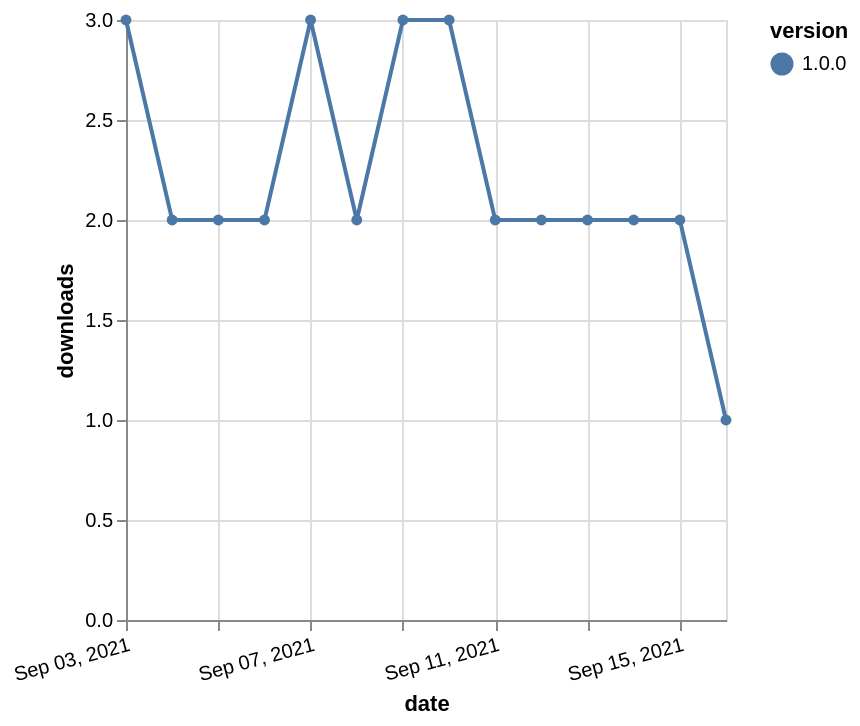

Express this chart as Vega-Lite.
### Vega-Lite specification from a JSON file in a GitHub repository (floating-point values rounded to 4 significant figures)
{"$schema": "https://vega.github.io/schema/vega-lite/v5.json", "description": "A simple bar chart with embedded data.", "data": {"values": [{"date": "2021-09-03", "total": 218, "delta": 3, "version": "1.0.0"}, {"date": "2021-09-04", "total": 220, "delta": 2, "version": "1.0.0"}, {"date": "2021-09-05", "total": 222, "delta": 2, "version": "1.0.0"}, {"date": "2021-09-06", "total": 224, "delta": 2, "version": "1.0.0"}, {"date": "2021-09-07", "total": 227, "delta": 3, "version": "1.0.0"}, {"date": "2021-09-08", "total": 229, "delta": 2, "version": "1.0.0"}, {"date": "2021-09-09", "total": 232, "delta": 3, "version": "1.0.0"}, {"date": "2021-09-10", "total": 235, "delta": 3, "version": "1.0.0"}, {"date": "2021-09-11", "total": 237, "delta": 2, "version": "1.0.0"}, {"date": "2021-09-12", "total": 239, "delta": 2, "version": "1.0.0"}, {"date": "2021-09-13", "total": 241, "delta": 2, "version": "1.0.0"}, {"date": "2021-09-14", "total": 243, "delta": 2, "version": "1.0.0"}, {"date": "2021-09-15", "total": 245, "delta": 2, "version": "1.0.0"}, {"date": "2021-09-16", "total": 246, "delta": 1, "version": "1.0.0"}]}, "width": "container", "mark": {"type": "line", "point": {"filled": true}}, "encoding": {"x": {"field": "date", "type": "temporal", "timeUnit": "yearmonthdate", "title": "date", "axis": {"labelAngle": -15}}, "y": {"field": "delta", "type": "quantitative", "title": "downloads"}, "color": {"field": "version", "type": "nominal"}, "tooltip": {"field": "delta"}}}
